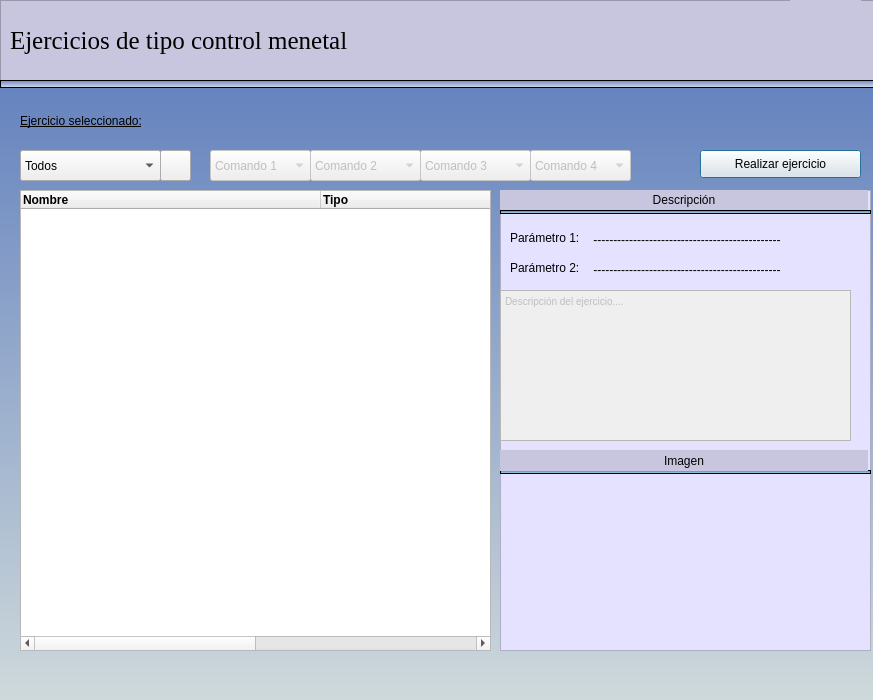
<?xml version="1.0" encoding="UTF-8"?>
<ui version="4.0">
 <class>ejercicioTerapeuticos</class>
 <widget class="QDialog" name="ejercicioTerapeuticos">
  <property name="geometry">
   <rect>
    <x>0</x>
    <y>0</y>
    <width>873</width>
    <height>700</height>
   </rect>
  </property>
  <property name="minimumSize">
   <size>
    <width>873</width>
    <height>670</height>
   </size>
  </property>
  <property name="windowTitle">
   <string>Dialog</string>
  </property>
  <widget class="QListView" name="listImagenesEjercicios">
   <property name="geometry">
    <rect>
     <x>500</x>
     <y>190</y>
     <width>371</width>
     <height>461</height>
    </rect>
   </property>
   <property name="styleSheet">
    <string notr="true">background-color: rgb(228, 226, 254);</string>
   </property>
  </widget>
  <widget class="QLabel" name="lbEjercicio">
   <property name="geometry">
    <rect>
     <x>20</x>
     <y>105</y>
     <width>201</width>
     <height>31</height>
    </rect>
   </property>
   <property name="styleSheet">
    <string notr="true">font: 63 12pt &quot;Yu Gothic UI Semibold&quot;;
text-decoration: underline;</string>
   </property>
   <property name="text">
    <string>Ejercicio seleccionado:</string>
   </property>
  </widget>
  <widget class="QPushButton" name="btnRealizar">
   <property name="geometry">
    <rect>
     <x>700</x>
     <y>150</y>
     <width>161</width>
     <height>28</height>
    </rect>
   </property>
   <property name="text">
    <string>Realizar ejercicio</string>
   </property>
  </widget>
  <widget class="QLabel" name="lbImagenEjercicio">
   <property name="geometry">
    <rect>
     <x>580</x>
     <y>480</y>
     <width>221</width>
     <height>161</height>
    </rect>
   </property>
   <property name="styleSheet">
    <string notr="true">image: url(:/newPrefix/EjerNeutral.png);</string>
   </property>
   <property name="text">
    <string/>
   </property>
  </widget>
  <widget class="QLabel" name="label_9">
   <property name="geometry">
    <rect>
     <x>0</x>
     <y>80</y>
     <width>911</width>
     <height>641</height>
    </rect>
   </property>
   <property name="minimumSize">
    <size>
     <width>480</width>
     <height>510</height>
    </size>
   </property>
   <property name="styleSheet">
    <string notr="true">background-color: qlineargradient(spread:pad, x1:0, y1:1, x2:0, y2:0, stop:0 rgba(210, 220, 220), stop:1 rgba(100, 130, 190));

</string>
   </property>
   <property name="text">
    <string/>
   </property>
  </widget>
  <widget class="QFrame" name="frame">
   <property name="geometry">
    <rect>
     <x>0</x>
     <y>0</y>
     <width>911</width>
     <height>81</height>
    </rect>
   </property>
   <property name="styleSheet">
    <string notr="true">background-color: rgb(200, 198, 223);</string>
   </property>
   <property name="frameShape">
    <enum>QFrame::StyledPanel</enum>
   </property>
   <property name="frameShadow">
    <enum>QFrame::Raised</enum>
   </property>
   <widget class="QLabel" name="label_10">
    <property name="geometry">
     <rect>
      <x>10</x>
      <y>10</y>
      <width>611</width>
      <height>61</height>
     </rect>
    </property>
    <property name="font">
     <font>
      <family>Times New Roman</family>
      <pointsize>19</pointsize>
      <weight>9</weight>
      <italic>false</italic>
      <bold>false</bold>
     </font>
    </property>
    <property name="styleSheet">
     <string notr="true">
font: 75 19pt &quot;Times New Roman&quot;;</string>
    </property>
    <property name="text">
     <string>Ejercicios de tipo control menetal</string>
    </property>
   </widget>
   <widget class="QLabel" name="label_25">
    <property name="geometry">
     <rect>
      <x>790</x>
      <y>0</y>
      <width>71</width>
      <height>71</height>
     </rect>
    </property>
    <property name="font">
     <font>
      <pointsize>10</pointsize>
     </font>
    </property>
    <property name="styleSheet">
     <string notr="true">image: url(:/newPrefix/libroControlMental.png);</string>
    </property>
    <property name="text">
     <string/>
    </property>
   </widget>
  </widget>
  <widget class="QTableWidget" name="tvEjercicios">
   <property name="geometry">
    <rect>
     <x>20</x>
     <y>190</y>
     <width>471</width>
     <height>461</height>
    </rect>
   </property>
   <property name="minimumSize">
    <size>
     <width>200</width>
     <height>200</height>
    </size>
   </property>
   <property name="focusPolicy">
    <enum>Qt::NoFocus</enum>
   </property>
   <property name="editTriggers">
    <set>QAbstractItemView::NoEditTriggers</set>
   </property>
   <property name="dragEnabled">
    <bool>false</bool>
   </property>
   <property name="rowCount">
    <number>0</number>
   </property>
   <property name="columnCount">
    <number>2</number>
   </property>
   <attribute name="horizontalHeaderDefaultSectionSize">
    <number>300</number>
   </attribute>
   <column>
    <property name="text">
     <string>Nombre</string>
    </property>
    <property name="font">
     <font>
      <weight>75</weight>
      <bold>true</bold>
     </font>
    </property>
    <property name="textAlignment">
     <set>AlignLeading|AlignVCenter</set>
    </property>
    <property name="background">
     <color>
      <red>0</red>
      <green>170</green>
      <blue>127</blue>
     </color>
    </property>
   </column>
   <column>
    <property name="text">
     <string>Tipo</string>
    </property>
    <property name="font">
     <font>
      <weight>75</weight>
      <bold>true</bold>
     </font>
    </property>
    <property name="textAlignment">
     <set>AlignLeading|AlignVCenter</set>
    </property>
    <property name="background">
     <color>
      <red>255</red>
      <green>248</green>
      <blue>53</blue>
     </color>
    </property>
   </column>
  </widget>
  <widget class="QComboBox" name="cbfiltrarEjercicios">
   <property name="geometry">
    <rect>
     <x>20</x>
     <y>150</y>
     <width>141</width>
     <height>31</height>
    </rect>
   </property>
   <item>
    <property name="text">
     <string>Todos</string>
    </property>
   </item>
   <item>
    <property name="text">
     <string>Dron Tello</string>
    </property>
   </item>
  </widget>
  <widget class="QPushButton" name="btnBuscarTipoEjercicios">
   <property name="geometry">
    <rect>
     <x>160</x>
     <y>150</y>
     <width>31</width>
     <height>31</height>
    </rect>
   </property>
   <property name="text">
    <string/>
   </property>
   <property name="icon">
    <iconset resource="images/image.qrc">
     <normaloff>:/newPrefix/lupa.png</normaloff>:/newPrefix/lupa.png</iconset>
   </property>
  </widget>
  <widget class="QFrame" name="frame_2">
   <property name="geometry">
    <rect>
     <x>0</x>
     <y>80</y>
     <width>911</width>
     <height>8</height>
    </rect>
   </property>
   <property name="maximumSize">
    <size>
     <width>16777215</width>
     <height>8</height>
    </size>
   </property>
   <property name="styleSheet">
    <string notr="true">background-color: qlineargradient(spread:pad, x1:0, y1:1, x2:0, y2:0, stop:0 rgba(214, 225, 229), stop:1 rgba(109, 130, 198));
</string>
   </property>
   <property name="frameShape">
    <enum>QFrame::StyledPanel</enum>
   </property>
   <property name="frameShadow">
    <enum>QFrame::Raised</enum>
   </property>
  </widget>
  <widget class="QFrame" name="frame_3">
   <property name="geometry">
    <rect>
     <x>500</x>
     <y>210</y>
     <width>371</width>
     <height>4</height>
    </rect>
   </property>
   <property name="maximumSize">
    <size>
     <width>16777215</width>
     <height>8</height>
    </size>
   </property>
   <property name="styleSheet">
    <string notr="true">background-color: qlineargradient(spread:pad, x1:0, y1:1, x2:0, y2:0, stop:0 rgba(214, 225, 229), stop:1 rgba(20, 130, 198));
</string>
   </property>
   <property name="frameShape">
    <enum>QFrame::StyledPanel</enum>
   </property>
   <property name="frameShadow">
    <enum>QFrame::Raised</enum>
   </property>
  </widget>
  <widget class="QLabel" name="label_4">
   <property name="geometry">
    <rect>
     <x>500</x>
     <y>190</y>
     <width>368</width>
     <height>20</height>
    </rect>
   </property>
   <property name="styleSheet">
    <string notr="true">font: 75 10pt &quot;MS Shell Dlg 2&quot;;
background-color: rgb(200, 198, 223);</string>
   </property>
   <property name="text">
    <string>Descripción</string>
   </property>
   <property name="alignment">
    <set>Qt::AlignCenter</set>
   </property>
  </widget>
  <widget class="QFrame" name="frame_4">
   <property name="geometry">
    <rect>
     <x>500</x>
     <y>470</y>
     <width>371</width>
     <height>4</height>
    </rect>
   </property>
   <property name="maximumSize">
    <size>
     <width>16777215</width>
     <height>8</height>
    </size>
   </property>
   <property name="styleSheet">
    <string notr="true">background-color: qlineargradient(spread:pad, x1:0, y1:1, x2:0, y2:0, stop:0 rgba(214, 225, 229), stop:1 rgba(20, 130, 198));
</string>
   </property>
   <property name="frameShape">
    <enum>QFrame::StyledPanel</enum>
   </property>
   <property name="frameShadow">
    <enum>QFrame::Raised</enum>
   </property>
  </widget>
  <widget class="QLabel" name="label_5">
   <property name="geometry">
    <rect>
     <x>500</x>
     <y>450</y>
     <width>368</width>
     <height>21</height>
    </rect>
   </property>
   <property name="styleSheet">
    <string notr="true">font: 75 10pt &quot;MS Shell Dlg 2&quot;;
background-color: rgb(200, 198, 223);</string>
   </property>
   <property name="text">
    <string>Imagen</string>
   </property>
   <property name="alignment">
    <set>Qt::AlignCenter</set>
   </property>
  </widget>
  <widget class="QTextEdit" name="taDescripcion">
   <property name="enabled">
    <bool>false</bool>
   </property>
   <property name="geometry">
    <rect>
     <x>500</x>
     <y>290</y>
     <width>351</width>
     <height>151</height>
    </rect>
   </property>
   <property name="undoRedoEnabled">
    <bool>false</bool>
   </property>
   <property name="html">
    <string>&lt;!DOCTYPE HTML PUBLIC &quot;-//W3C//DTD HTML 4.0//EN&quot; &quot;http://www.w3.org/TR/REC-html40/strict.dtd&quot;&gt;
&lt;html&gt;&lt;head&gt;&lt;meta name=&quot;qrichtext&quot; content=&quot;1&quot; /&gt;&lt;style type=&quot;text/css&quot;&gt;
p, li { white-space: pre-wrap; }
&lt;/style&gt;&lt;/head&gt;&lt;body style=&quot; font-family:'MS Shell Dlg 2'; font-size:7.8pt; font-weight:400; font-style:normal;&quot;&gt;
&lt;p style=&quot; margin-top:0px; margin-bottom:0px; margin-left:0px; margin-right:0px; -qt-block-indent:0; text-indent:0px;&quot;&gt;Descripción del ejercicio....&lt;/p&gt;&lt;/body&gt;&lt;/html&gt;</string>
   </property>
   <property name="placeholderText">
    <string/>
   </property>
  </widget>
  <widget class="QLabel" name="label_3">
   <property name="geometry">
    <rect>
     <x>510</x>
     <y>230</y>
     <width>101</width>
     <height>16</height>
    </rect>
   </property>
   <property name="styleSheet">
    <string notr="true">font: 75 8pt &quot;MS Shell Dlg 2&quot;;</string>
   </property>
   <property name="text">
    <string>Parámetro 1:</string>
   </property>
  </widget>
  <widget class="QLabel" name="lbParametro2">
   <property name="geometry">
    <rect>
     <x>590</x>
     <y>260</y>
     <width>271</width>
     <height>20</height>
    </rect>
   </property>
   <property name="styleSheet">
    <string notr="true">font: 63 8pt &quot;Yu Gothic UI Semibold&quot;;</string>
   </property>
   <property name="text">
    <string> -----------------------------------------------</string>
   </property>
  </widget>
  <widget class="QLabel" name="label_7">
   <property name="geometry">
    <rect>
     <x>510</x>
     <y>260</y>
     <width>101</width>
     <height>16</height>
    </rect>
   </property>
   <property name="styleSheet">
    <string notr="true">font: 75 8pt &quot;MS Shell Dlg 2&quot;;</string>
   </property>
   <property name="text">
    <string>Parámetro 2:</string>
   </property>
  </widget>
  <widget class="QLabel" name="lbParametro1">
   <property name="geometry">
    <rect>
     <x>590</x>
     <y>230</y>
     <width>271</width>
     <height>20</height>
    </rect>
   </property>
   <property name="styleSheet">
    <string notr="true">font: 63 8pt &quot;Yu Gothic UI Semibold&quot;;</string>
   </property>
   <property name="text">
    <string> -----------------------------------------------</string>
   </property>
  </widget>
  <widget class="QComboBox" name="cbcomandoMental1">
   <property name="enabled">
    <bool>false</bool>
   </property>
   <property name="geometry">
    <rect>
     <x>210</x>
     <y>150</y>
     <width>101</width>
     <height>31</height>
    </rect>
   </property>
   <item>
    <property name="text">
     <string>Comando 1</string>
    </property>
   </item>
   <item>
    <property name="text">
     <string>Elevar</string>
    </property>
   </item>
   <item>
    <property name="text">
     <string>Decender</string>
    </property>
   </item>
   <item>
    <property name="text">
     <string>Izquierda</string>
    </property>
   </item>
   <item>
    <property name="text">
     <string>Derecha</string>
    </property>
   </item>
   <item>
    <property name="text">
     <string>Adelante</string>
    </property>
   </item>
   <item>
    <property name="text">
     <string>Atras</string>
    </property>
   </item>
   <item>
    <property name="text">
     <string>Pirueta </string>
    </property>
   </item>
   <item>
    <property name="text">
     <string>Girar derecha</string>
    </property>
   </item>
   <item>
    <property name="text">
     <string>Girar Izquierda</string>
    </property>
   </item>
  </widget>
  <widget class="QComboBox" name="cbcomandoMental2">
   <property name="enabled">
    <bool>false</bool>
   </property>
   <property name="geometry">
    <rect>
     <x>310</x>
     <y>150</y>
     <width>111</width>
     <height>31</height>
    </rect>
   </property>
   <item>
    <property name="text">
     <string>Comando 2</string>
    </property>
   </item>
   <item>
    <property name="text">
     <string>Elevar</string>
    </property>
   </item>
   <item>
    <property name="text">
     <string>Decender</string>
    </property>
   </item>
   <item>
    <property name="text">
     <string>Izquierda</string>
    </property>
   </item>
   <item>
    <property name="text">
     <string>Derecha</string>
    </property>
   </item>
   <item>
    <property name="text">
     <string>Adelante</string>
    </property>
   </item>
   <item>
    <property name="text">
     <string>Atras</string>
    </property>
   </item>
   <item>
    <property name="text">
     <string>Pirueta </string>
    </property>
   </item>
   <item>
    <property name="text">
     <string>Girar derecha</string>
    </property>
   </item>
   <item>
    <property name="text">
     <string>Girar Izquierda</string>
    </property>
   </item>
  </widget>
  <widget class="QComboBox" name="cbcomandoMental3">
   <property name="enabled">
    <bool>false</bool>
   </property>
   <property name="geometry">
    <rect>
     <x>420</x>
     <y>150</y>
     <width>111</width>
     <height>31</height>
    </rect>
   </property>
   <item>
    <property name="text">
     <string>Comando 3</string>
    </property>
   </item>
   <item>
    <property name="text">
     <string>Elevar</string>
    </property>
   </item>
   <item>
    <property name="text">
     <string>Decender</string>
    </property>
   </item>
   <item>
    <property name="text">
     <string>Izquierda</string>
    </property>
   </item>
   <item>
    <property name="text">
     <string>Derecha</string>
    </property>
   </item>
   <item>
    <property name="text">
     <string>Adelante</string>
    </property>
   </item>
   <item>
    <property name="text">
     <string>Atras</string>
    </property>
   </item>
   <item>
    <property name="text">
     <string>Pirueta </string>
    </property>
   </item>
   <item>
    <property name="text">
     <string>Girar derecha</string>
    </property>
   </item>
   <item>
    <property name="text">
     <string>Girar Izquierda</string>
    </property>
   </item>
  </widget>
  <widget class="QComboBox" name="cbcomandoMental4">
   <property name="enabled">
    <bool>false</bool>
   </property>
   <property name="geometry">
    <rect>
     <x>530</x>
     <y>150</y>
     <width>101</width>
     <height>31</height>
    </rect>
   </property>
   <item>
    <property name="text">
     <string>Comando 4</string>
    </property>
   </item>
   <item>
    <property name="text">
     <string>Elevar</string>
    </property>
   </item>
   <item>
    <property name="text">
     <string>Decender</string>
    </property>
   </item>
   <item>
    <property name="text">
     <string>Izquierda</string>
    </property>
   </item>
   <item>
    <property name="text">
     <string>Derecha</string>
    </property>
   </item>
   <item>
    <property name="text">
     <string>Adelante</string>
    </property>
   </item>
   <item>
    <property name="text">
     <string>Atras</string>
    </property>
   </item>
   <item>
    <property name="text">
     <string>Pirueta </string>
    </property>
   </item>
   <item>
    <property name="text">
     <string>Girar derecha</string>
    </property>
   </item>
   <item>
    <property name="text">
     <string>Girar Izquierda</string>
    </property>
   </item>
  </widget>
  <widget class="QLabel" name="lbEjercicioSeecionado">
   <property name="geometry">
    <rect>
     <x>220</x>
     <y>110</y>
     <width>631</width>
     <height>31</height>
    </rect>
   </property>
   <property name="styleSheet">
    <string notr="true">font: 63 10pt &quot;Yu Gothic UI Semibold&quot;;
</string>
   </property>
   <property name="text">
    <string/>
   </property>
  </widget>
  <zorder>label_9</zorder>
  <zorder>listImagenesEjercicios</zorder>
  <zorder>lbEjercicio</zorder>
  <zorder>btnRealizar</zorder>
  <zorder>lbImagenEjercicio</zorder>
  <zorder>frame</zorder>
  <zorder>tvEjercicios</zorder>
  <zorder>cbfiltrarEjercicios</zorder>
  <zorder>btnBuscarTipoEjercicios</zorder>
  <zorder>frame_2</zorder>
  <zorder>frame_3</zorder>
  <zorder>label_4</zorder>
  <zorder>frame_4</zorder>
  <zorder>label_5</zorder>
  <zorder>taDescripcion</zorder>
  <zorder>label_3</zorder>
  <zorder>lbParametro2</zorder>
  <zorder>label_7</zorder>
  <zorder>lbParametro1</zorder>
  <zorder>cbcomandoMental1</zorder>
  <zorder>cbcomandoMental2</zorder>
  <zorder>cbcomandoMental3</zorder>
  <zorder>cbcomandoMental4</zorder>
  <zorder>lbEjercicioSeecionado</zorder>
 </widget>
 <resources>
  <include location="images/image.qrc"/>
 </resources>
 <connections/>
</ui>
